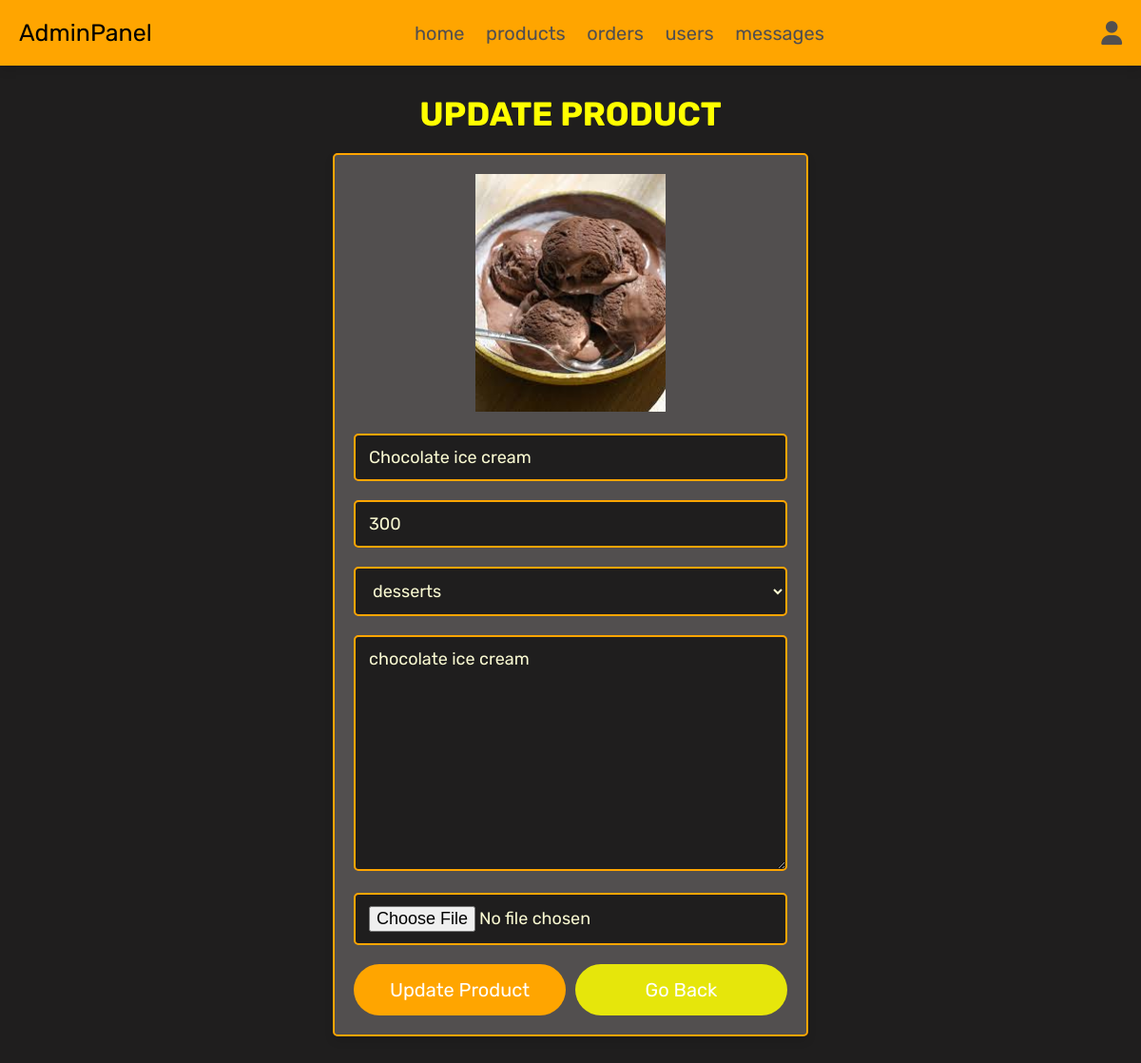
/admin_update_product.php?update=36 (signed in), run on the app's committed database.
### tables this page shows
CREATE TABLE `products` (
  `id` int(100) NOT NULL,
  `name` varchar(100) NOT NULL,
  `category` varchar(20) NOT NULL,
  `details` varchar(500) NOT NULL,
  `price` int(100) NOT NULL,
  `image` varchar(100) NOT NULL
);

### admin_update_product.php (the view, shortened to what this page needs)
<?php
@include 'config.php';
?>
<!DOCTYPE html>
<html lang="en">
<head>
   <link rel="stylesheet" href="https://cdnjs.cloudflare.com/ajax/libs/font-awesome/6.1.1/css/all.min.css">
   <link rel="stylesheet" href="css/admin_style.css">
</head>
<body>
<?php include 'admin_header.php'; ?>
<section class="update-product">
   <h1 class="title">update product</h1>
   <?php
      $update_id = $_GET['update'];
      $select_products = $conn->prepare("SELECT * FROM `products` WHERE id = ?");
      $select_products->execute([$update_id]);
      if($select_products->rowCount() > 0){
         while($fetch_products = $select_products->fetch(PDO::FETCH_ASSOC)){
   ?>
   <form action="" method="post" enctype="multipart/form-data">
      <img src="uploaded_img/<?= $fetch_products['image']; ?>" alt="">
      <input type="text" name="name" placeholder="enter product name" required class="box" value="<?= $fetch_products['name']; ?>">
      <input type="number" name="price" min="0" placeholder="enter product price" required class="box" value="<?= $fetch_products['price']; ?>">
      <select name="category" class="box" required>
         <option selected><?= $fetch_products['category']; ?></option>
      </select>
      <textarea name="details" required placeholder="enter product details" class="box" cols="30" rows="10"><?= $fetch_products['details']; ?></textarea>
      <input type="file" name="image" class="box" accept="image/jpg, image/jpeg, image/png">
      <div class="flex-btn">
         <input type="submit" class="btn" value="update product" name="update_product">
         <a href="admin_products.php" class="option-btn">go back</a>
      </div>
   </form>
   <?php
         }
      }else{
         echo '<p class="empty">no products found!</p>';
      }
   ?>
</section>
</body>
</html>

### css/admin_style.css (style rules this page uses)
.update-product form { max-width: 50rem; padding:2rem; margin:0 auto; text-align: center; border:var(--border); box-shadow: var(--box-shadow); background-color: var(--gray); border-radius: .5rem; }
.update-product form img { height: 25rem; object-fit: cover; margin-bottom: 1rem; }
.update-product form .box { width: 100%; border:var(--border); border-radius: .5rem; background-color: var(--light-bg); padding:1.2rem 1.4rem; font-size: 1.8rem; color: lightgoldenrodyellow; margin:1rem 0; }

### css/components.css (style rules this page uses)
:root { --orange: orange; --red:#e74c3c; --black:#333; --gray:rgb(82, 79, 79); --light-color:#666; --white:#fff; --light-bg:#1f1e1e; --border:.2rem solid var(--orange); --box-shadow:0 .5rem 1rem rgba(0,0,0,.1); }
* { font-family: 'Rubik', sans-serif; margin:0; padding:0; box-sizing: border-box; outline: none; border:none; text-decoration: none; color:var(--black); }
body { background-color: var(--light-bg); }
html { font-size: 62.5%; overflow-x: hidden; scroll-behavior: smooth; scroll-padding-top: 6.5rem; }
section { padding:3rem 2rem; max-width: 1200px; margin:0 auto; }
.btn, .delete-btn, .option-btn { display: block; width: 100%; margin-top: 1rem; border: 2px solid transparent; border-radius: 30px; color:var(--white); font-size: 2rem; padding:1.3rem 3rem; text-transform: capitalize; cursor: pointer; text-align: center; transition: .4s; }
.btn { background-color: orange; }
.option-btn { background-color: rgb(230, 230, 11); }
.flex-btn { display: flex; flex-wrap: wrap; gap:1rem; }
.flex-btn > * { flex:1; }
.title { text-align: center; margin-bottom: 2rem; text-transform: uppercase; color:yellow; font-size: 3.5rem; }

### data on the page
products: image (picture), name "Chocolate ice cream", price "300", category "desserts", details "chocolate ice cream"
